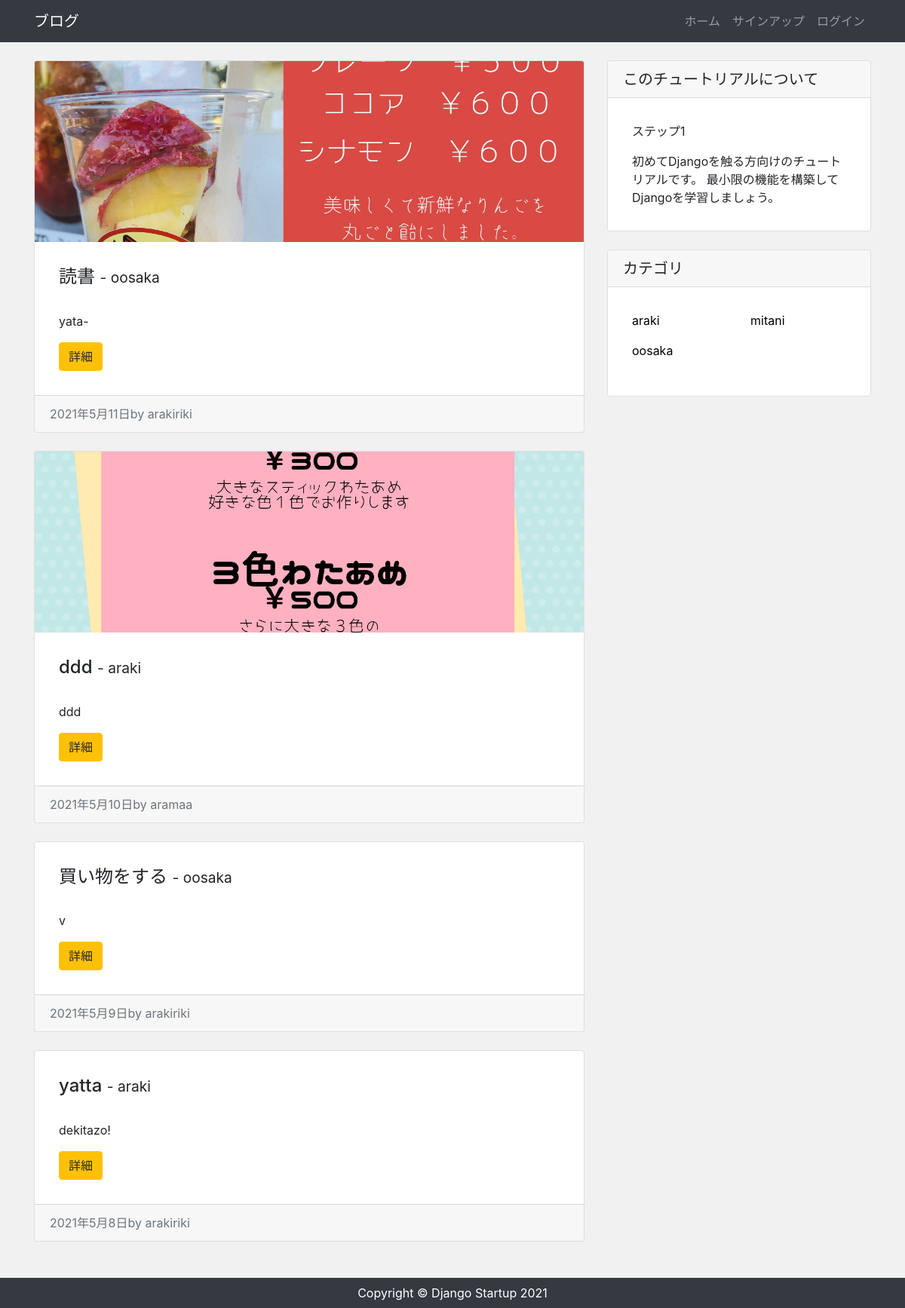
The page / on the database its author committed.
### app/models.py (models this page shows, shortened)
class Post(models.Model):
    author = models.ForeignKey(settings.AUTH_USER_MODEL,on_delete=models.CASCADE)
    category = models.ForeignKey(Category,verbose_name='カテゴリ',on_delete=models.PROTECT)
    title = models.CharField('タイトル',max_length=200)
    image = models.ImageField(upload_to='images',verbose_name='イメージ画像',null=True,blank=True)
    content = models.TextField('本文')
    created = models.DateTimeField('作成日',default=timezone.now)

class Category(models.Model):
    name = models.CharField('カテゴリ',max_length=100)
    def __str__(self):
        return self.name

### app/views.py (the view)
# urls.py: path('',views.IndexView.as_view(),name='index'),
class IndexView(View):
    def get(self,request,*args,**kwargs):
        post_data = Post.objects.order_by('-id')
        return render(request,'app/index.html',{
          'post_data':post_data
        })

### app/context_processor.py (called while the page is built)
def common(request):
    category_data = Category.objects.all()
    context={
        'category_data':category_data
    }
    return context

### app/templates/app/index.html (shortened to what this page needs)
{% extends 'app/base.html' %}
{% block content %}
<div class='row my-4'>
    <div class='col-md-8'>
        {% for post in post_data  %}
            <div class='card mb-4'>
            {% if post.image %}
                <img src='{{ post.image.url }}' alt='' class='card-img-top index-img'>
            {% endif %}
                <div class='card-body'>
                    <h2 class='card-title'>{{ post.title }} <span class='small'> - {{ post.category }}</span> </h2>
                    <p class='card-text'>{{ post.content|truncatechars:100 }}</p>
                    <a href='{% url 'post_detail' post.id %}' class='stretched-link'> <div class='btn btn-warning' >詳細</div> </a>
                </div>
                <div class='card-footer text-muted'>
                    {{ post.created|date }}by {{ post.author }}
                </div>
            </div>
        {% endfor %}
    </div>
    <div class='col-md-4'>
        <div class='card'>
            <h5 class='card-header'>このチュートリアルについて</h5>
            <div class='card-body'>
                <p>ステップ1</p>
                <p class='mb-0'>
                    初めてDjangoを触る方向けのチュートリアルです。
                    最小限の機能を構築してDjangoを学習しましょう。
                </p>
            </div>
        </div>
        <div class='card my-4'>
            <h5 class='card-header'>カテゴリ</h5>
            <div class='card-body'>
                <div class='row'>
                    {% for category in category_data %}
                        <div class='col-md-6'>
                            <ul class='list-unstyled'>
                                <li>
                                    <a href='{% url 'category' category %}'>
                                        {{ category.name }}
                                    </a>
                                </li>
                            </ul>
                        </div>
                    {% endfor %}
                </div>
            </div>
        </div>
    </div>
</div>
{% endblock content %}

### app/templates/app/base.html (shortened to what this page needs)
{% load static %}
<!DOCTYPE html>
<html lang='ja'>
<head>
    <link rel="stylesheet" href="https://stackpath.bootstrapcdn.com/bootstrap/4.3.1/css/bootstrap.min.css">
    <link rel='stylesheet' href="{% static 'css/style.css' %}" >
</head>
<body>
    <nav class='navbar navbar-expand-lg navbar-dark bg-dark'>
        <div class='container'>
            <a class ='navbar-brand' href='/' >ブログ</a>
            <ul class='navbar-nav ml-auto'>
                <li class='nav-item'>
                    <a class='nav-link' href='/'>ホーム</a>
                </li>
                {% if user.is_authenticated %}
                    <li class='nav-item'>
                        <a class='nav-link' href='{% url 'post_new' %}'>投稿</a>
                    </li>
                    <li class='nav-item'>
                        <a class='nav-link' href='{% url 'account_logout' %}'>ログアウト</a>
                    </li>
                {% else %}
                    <li class='nav-item'>
                        <a class='nav-link' href='{% url 'account_signup' %}'>サインアップ</a>
                    </li>
                    <li class='nav-item'>
                        <a class='nav-link' href='{% url 'account_login' %}'>ログイン</a>
                    </li>
                {% endif %}
            </ul>
        </div>
    </nav>
    <main>
        <div class='container'>
            {% block content %}
            {% endblock content %}
        </div>
    </main>
    <footer class='py-2 bg-dark'>
        <p class='m-0 text-center text-white'>Copyright &copy; Django Startup 2021</p>
    </footer>
</body>
</html>

### app/static/css/style.css (style rules this page uses)
* { margin: 0; padding: 0; box-sizing:border-box; }
body { background: #f1f1f1; display: flex; flex-flow: column; min-height: 100vh; }
main { flex: 1; }
.card-title { margin-bottom: 2rem; font-size: 1.5rem; }
.card-body { padding: 2rem; }
.index-img { object-fit: cover; height: 240px; }
a { color: black; }

### rows shown on the page
Post: image (picture), title "読書", category "oosaka", content "yata-", created "2021年5月11日", author "arakiriki"
Post: image (picture), title "ddd", category "araki", content "ddd", created "2021年5月10日", author "aramaa"
Post: title "買い物をする", category "oosaka", content "v", created "2021年5月9日", author "arakiriki"
Post: title "yatta", category "araki", content "dekitazo!", created "2021年5月8日", author "arakiriki"
Category: name "araki"
Category: name "mitani"
Category: name "oosaka"
